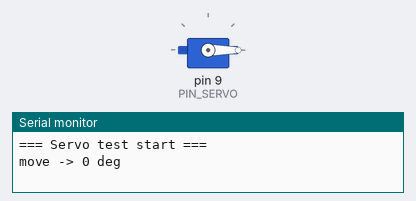
Recording of a sketch running on a simulated Arduino Uno, built with avr-gcc and run on an emulated ATmega328P. Shown: servo, the last lines printed to the serial monitor.

Above: at 0.05 s.
At 1.5 s:
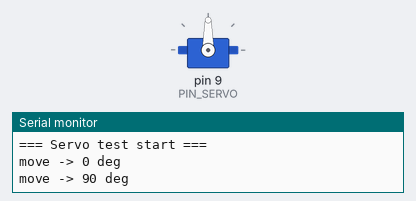
At 3.0 s:
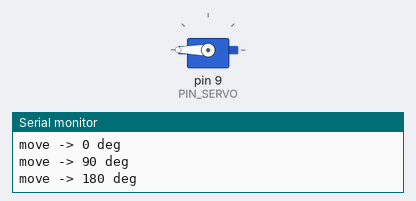
Timing chart, 0 to 6.9 s (numbered marks = the images above):
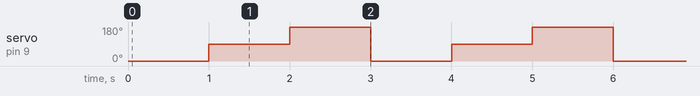

Measured:
- by itself, servo on pin 9 (PIN_SERVO): repeats every 3.0 s: 180° 1.0 s, 0° 1.0 s, 90° 1.0 s

The sketch:

servo_test.ino
```cpp
/*
 * サーボ単体テスト (Arduino Uno)
 *
 * 目的: ポモドーロ本体のロジックを切り離し、
 *       「サーボ + 配線 + 電源」だけが正常かを確認する。
 *
 * 配線: サーボ信号=D9 / 赤線=5V(赤レール) / 茶線=GND(青レール)
 *
 * 期待動作: 書き込み後、サーボが 0° ⇔ 180° を約1秒ごとに往復し続ける。
 *           シリアルモニタ(9600)に現在の角度が出る。
 */

#include <Servo.h>

const int PIN_SERVO = 9;
Servo servo;

void setup() {
  Serial.begin(9600);
  Serial.println(F("=== Servo test start ==="));
  servo.attach(PIN_SERVO);
}

void loop() {
  Serial.println(F("move -> 0 deg"));
  servo.write(0);
  delay(1000);

  Serial.println(F("move -> 90 deg"));
  servo.write(90);
  delay(1000);

  Serial.println(F("move -> 180 deg"));
  servo.write(180);
  delay(1000);
}
```
